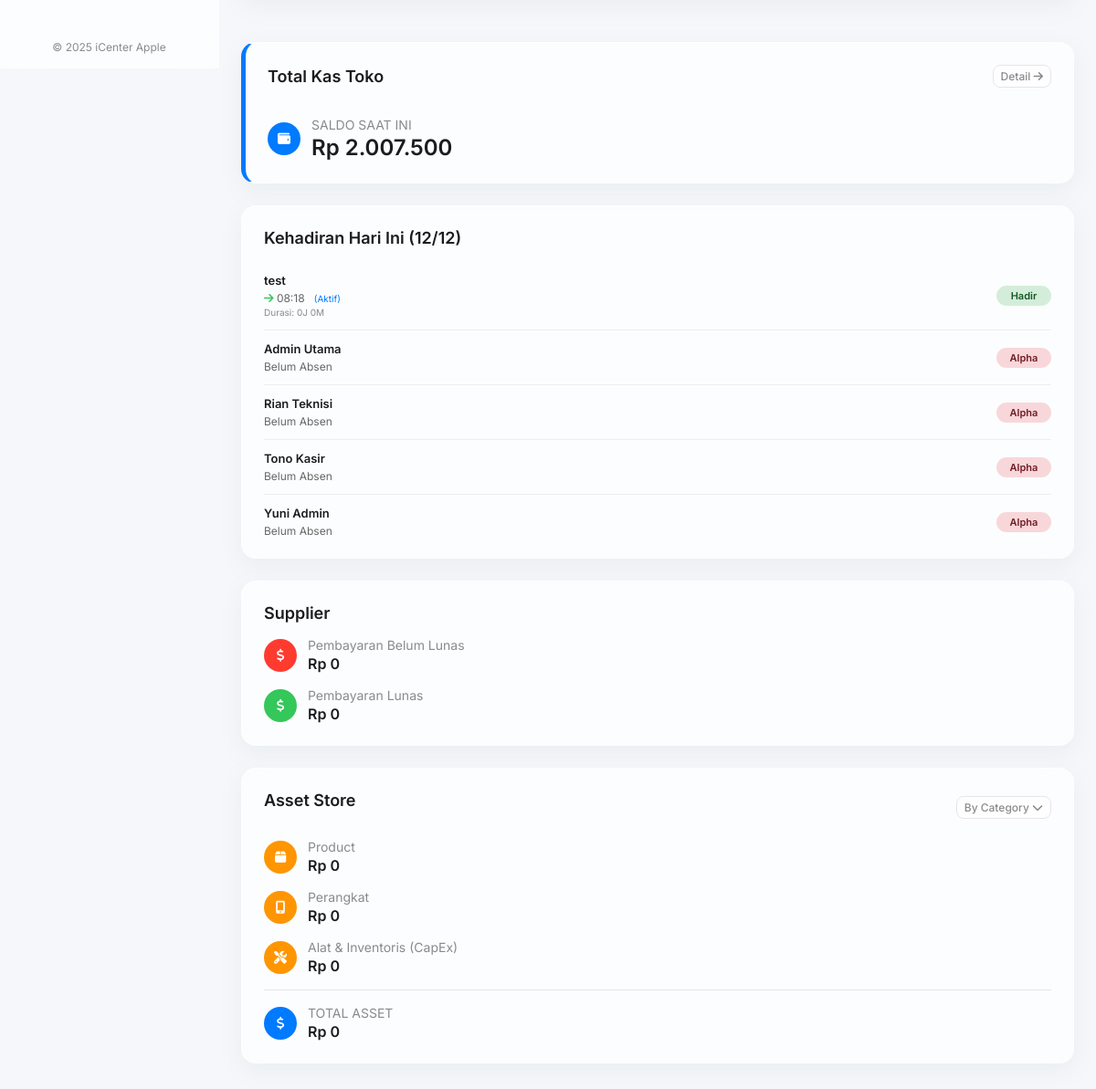
/index.php (signed in, lower part), run on an earlier commit of the app's database.
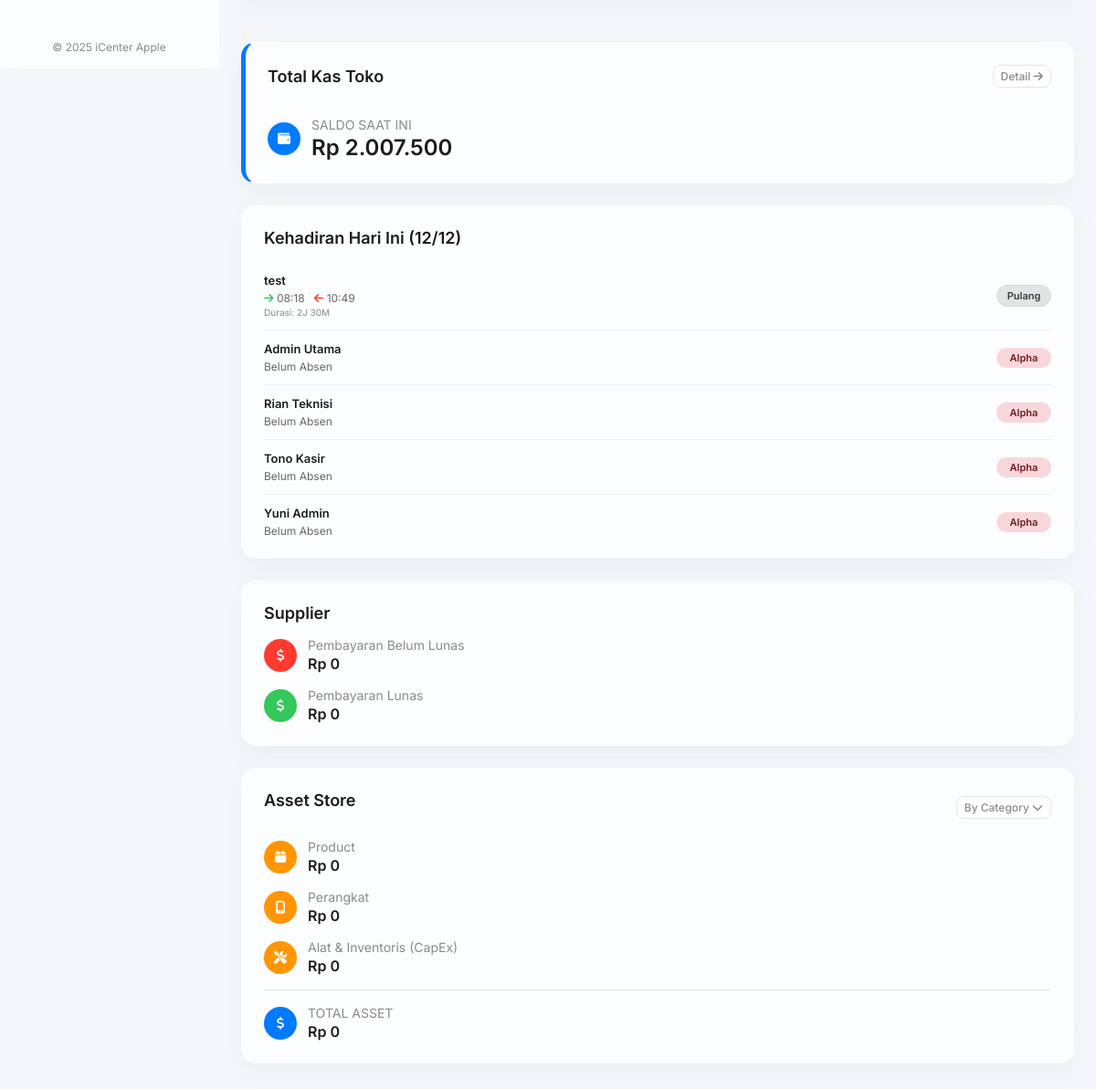
And on a later commit of the database.
### tables this page shows
CREATE TABLE `transaksi_kas` (
  `id` int(11) NOT NULL,
  `tanggal` datetime NOT NULL DEFAULT current_timestamp(),
  `jenis` enum('masuk','keluar') NOT NULL,
  `jumlah` decimal(15,2) NOT NULL,
  `saldo_terakhir` decimal(15,2) DEFAULT 0.00,
  `keterangan` varchar(255) NOT NULL
);

CREATE TABLE `absensi` (
  `id` int(11) NOT NULL,
  `user_id` bigint(20) UNSIGNED NOT NULL,
  `tanggal` date NOT NULL,
  `waktu_masuk` datetime NOT NULL,
  `waktu_keluar` datetime DEFAULT NULL,
  `created_at` timestamp NULL DEFAULT current_timestamp()
);

CREATE TABLE `users` (
  `id` bigint(20) UNSIGNED NOT NULL,
  `nama` varchar(100) DEFAULT NULL,
  `username` varchar(50) DEFAULT NULL,
  `password` text DEFAULT NULL,
  `role` varchar(20) DEFAULT NULL,
  `foto` varchar(255) DEFAULT NULL,
  `qr_token` varchar(255) DEFAULT NULL,
  `created_at` timestamp NULL DEFAULT current_timestamp()
);

### index.php (the view, shortened to what this page needs)
<?php
require_once 'includes/header.php';
$hari_ini = date('Y-m-d');
$saldo_kas_saat_ini = 0;
$result_saldo = $conn->query("SELECT saldo_terakhir FROM transaksi_kas ORDER BY id DESC LIMIT 1");
if ($result_saldo && $result_saldo->num_rows > 0) {
    $saldo_kas_saat_ini = $result_saldo->fetch_assoc()['saldo_terakhir'];
}
$absensi_list = [];
$sql_absen = "SELECT u.nama, u.role, a.waktu_masuk, a.waktu_keluar
              FROM users u
              LEFT JOIN absensi a ON u.id = a.user_id AND a.tanggal = '$hari_ini'
              WHERE u.role != 'owner'
              ORDER BY a.waktu_masuk DESC, u.nama ASC";
$res_absen = $conn->query($sql_absen);
if($res_absen) {
    while($row = $res_absen->fetch_assoc()) {
        $absensi_list[] = $row;
    }
}
?>
<div class="content-container">
    <div class="main-column">
    </div>
    <aside class="right-column">
        <div class="summary-card glass-effect" style="border-left: 5px solid var(--accent-primary);">
            <div class="summary-header">
                <h3 class="summary-title" style="margin-bottom: 0;">Total Kas Toko</h3>
                <a href="kas.php" class="btn btn-tertiary">Detail <i class="fas fa-arrow-right"></i></a>
            </div>
            <div class="summary-total" style="padding-top: 16px; border-top: none;">
                <div class="summary-icon" style="background-color: var(--accent-primary);">
                    <i class="fas fa-wallet"></i>
                </div>
                <div class="summary-text">
                    <p>SALDO SAAT INI</p>
                    <span style="font-size: 24px;">Rp <?php echo number_format($saldo_kas_saat_ini, 0, ',', '.'); ?></span>
                </div>
            </div>
        </div>
        <div class="summary-card glass-effect">
            <h3 class="summary-title">Kehadiran Hari Ini (<?php echo date('d/m'); ?>)</h3>
            <div style="max-height: 300px; overflow-y: auto;">
                <?php if(empty($absensi_list)): ?>
                    <p style="text-align: center; color: #888;">Tidak ada data karyawan.</p>
                <?php else: ?>
                    <?php foreach($absensi_list as $absen): ?>
                        <?php
                            $is_present = !empty($absen['waktu_masuk']);
                            $is_out = !empty($absen['waktu_keluar']);
                            $jam_masuk = $is_present ? date('H:i', strtotime($absen['waktu_masuk'])) : '-';
                            $jam_keluar = $is_out ? date('H:i', strtotime($absen['waktu_keluar'])) : '-';
                            $durasi_teks = '-';
                            if ($is_present) {
                                $start = new DateTime($absen['waktu_masuk']);
                                $end = $is_out ? new DateTime($absen['waktu_keluar']) : new DateTime();
                                $interval = $start->diff($end);
                                $durasi_teks = $interval->format('%hJ %iM');
                            }
                        ?>
                        <div class="absensi-item">
                            <div>
                                <div style="font-weight: 600; font-size: 13px;"><?php echo htmlspecialchars($absen['nama']); ?></div>
                                <div class="absensi-time">
                                    <?php if($is_present): ?>
                                        <i class="fas fa-arrow-right" style="color:var(--accent-success)"></i> <?php echo $jam_masuk; ?> &nbsp;
                                        <?php if($is_out): ?>
                                            <i class="fas fa-arrow-left" style="color:var(--accent-danger)"></i> <?php echo $jam_keluar; ?>
                                        <?php else: ?>
                                            <span style="color: var(--accent-primary); font-size: 10px;">(Aktif)</span>
                                        <?php endif; ?>
                                        <br>
                                        <span style="color: #888; font-size: 10px;">Durasi: <?php echo $durasi_teks; ?></span>
                                    <?php else: ?>
                                        Belum Absen
                                    <?php endif; ?>
                                </div>
                            </div>
                            <div>
                                <?php if (!$is_present): ?>
                                    <span class="absensi-status status-belum">Alpha</span>
                                <?php elseif ($is_out): ?>
                                    <span class="absensi-status status-pulang">Pulang</span>
                                <?php else: ?>
                                    <span class="absensi-status status-hadir">Hadir</span>
                                <?php endif; ?>
                            </div>
                        </div>
                    <?php endforeach; ?>
                <?php endif; ?>
            </div>
        </div>
        <div class="summary-card glass-effect">
            <h3 class="summary-title">Supplier</h3>
            <div class="summary-item">
                <div class="summary-icon" style="background-color: #ff3b30;">
                    <i class="fas fa-dollar-sign"></i>
                </div>
                <div class="summary-text">
                    <p>Pembayaran Belum Lunas</p>
                    <span>Rp 0</span>
                </div>
            </div>
            <div class="summary-item">
                <div class="summary-icon" style="background-color: #34c759;">
                    <i class="fas fa-dollar-sign"></i>
                </div>
                <div class="summary-text">
                    <p>Pembayaran Lunas</p>
                    <span>Rp 0</span>
                </div>
            </div>
        </div>
        <div class="summary-card glass-effect">
            <div class="summary-header">
                <h3 class="summary-title">Asset Store</h3>
                <button class="btn btn-tertiary">By Category <i class="fas fa-chevron-down"></i></button>
            </div>
            <div class="summary-item">
                <div class="summary-icon" style="background-color: #ff9500;">
                    <i class="fas fa-box"></i>
                </div>
                <div class="summary-text">
                    <p>Product</p>
                    <span>Rp 0</span>
                </div>
            </div>
             <div class="summary-item">
                <div class="summary-icon" style="background-color: #ff9500;">
                    <i class="fas fa-mobile-alt"></i>
                </div>
                <div class="summary-text">
                    <p>Perangkat</p>
                    <span>Rp 0</span>
                </div>
            </div>
            <div class="summary-item">
                <div class="summary-icon" style="background-color: #ff9500;">
                    <i class="fas fa-tools"></i>
                </div>
                <div class="summary-text">
                    <p>Alat & Inventoris (CapEx)</p>
                    <span>Rp 0</span>
                </div>
            </div>
            <div class="summary-total">
                <div class="summary-icon" style="background-color: #007aff;">
                    <i class="fas fa-dollar-sign"></i>
                </div>
                <div class="summary-text">
                    <p>TOTAL ASSET</p>
                    <span>Rp 0</span>
                </div>
            </div>
        </div>
    </aside>
</div>
<?php
require_once 'includes/footer.php';
?>

### includes/header.php (shortened to what this page needs)
<!DOCTYPE html>
<html lang="id">
<head>
    <link rel="stylesheet" href="assets/css/style.css">
    <link rel="stylesheet" href="https://cdnjs.cloudflare.com/ajax/libs/font-awesome/6.4.2/css/all.min.css">
</head>
<body>
    <div class="app-container">
        <aside class="sidebar">
            <nav class="sidebar-nav">
            </nav>
            <div class="sidebar-footer">
                <span>&copy; <?php echo date("Y"); ?> iCenter Apple</span>
            </div>
        </aside>
        <div class="main-wrapper">
            <main class="main-content">

### includes/footer.php (shortened to what this page needs)
            </main>
        </div>
    </div>
</body>
</html>

### assets/css/style.css (style rules this page uses)
:root { --bg-primary: #f5f7fa; --glass-bg: rgba(255, 255, 255, 0.7); --glass-border: rgba(255, 255, 255, 0.4); --shadow-color: rgba(149, 157, 165, 0.1); --text-primary: #1c1c1e; --text-secondary: #8a8a8e; --accent-primary: #007aff; --accent-success: #34c759; --accent-danger: #ff3b30; --accent-warning: #ff9500; --font-family: 'Inter', -apple-system, BlinkMacSystemFont, "Segoe UI", Roboto, Helvetica, Arial, sans-serif; --border-color: #e5e5ea; }
* { margin: 0; padding: 0; box-sizing: border-box; }
body { font-family: var(--font-family); background-color: var(--bg-primary); color: var(--text-primary); font-size: 14px; overflow-x: hidden; }
a { text-decoration: none; color: inherit; }
button { font-family: inherit; background: none; border: none; cursor: pointer; }
.glass-effect { background: var(--glass-bg); backdrop-filter: blur(15px); -webkit-backdrop-filter: blur(15px); border-radius: 16px; border: 1px solid var(--glass-border); box-shadow: 0 8px 24px 0 var(--shadow-color); }
.app-container { display: flex; position: relative; }
.sidebar { width: 240px; background: var(--glass-bg); backdrop-filter: blur(20px); -webkit-backdrop-filter: blur(20px); border-right: 1px solid var(--glass-border); display: flex; flex-direction: column; height: 100vh; position: fixed; top: 0; left: 0; z-index: 100; transition: transform 0.3s ease; }
.sidebar-nav { flex-grow: 1; overflow-y: auto; }
.sidebar-footer { padding: 16px; border-top: 1px solid var(--glass-border); color: var(--text-secondary); font-size: 12px; text-align: center; }
.main-wrapper { margin-left: 240px; width: calc(100% - 240px); display: flex; flex-direction: column; transition: margin-left 0.3s ease; }
.main-content { flex-grow: 1; padding: 24px; }
.content-container { display: flex; gap: 24px; }
.main-column { flex: 1; min-width: 0; }
.right-column { width: 320px; flex-shrink: 0; }
.btn { padding: 8px 16px; border-radius: 8px; font-weight: 500; transition: all 0.2s; border: 1px solid transparent; }
.btn-tertiary { background-color: rgba(255,255,255,0.5); border-color: var(--border-color); color: var(--text-secondary); font-size: 12px; padding: 4px 8px; }
.report-card, .summary-card { padding: 24px; margin-bottom: 24px; }
.report-title, .summary-title { font-size: 18px; font-weight: 600; margin-bottom: 16px; }
.summary-header { display: flex; justify-content: space-between; align-items: center; }
.summary-item, .summary-total { display: flex; align-items: center; gap: 12px; margin-top: 16px; }
.summary-icon { width: 36px; height: 36px; border-radius: 50%; display: flex; align-items: center; justify-content: center; color: #fff; flex-shrink: 0; }
.summary-text p { color: var(--text-secondary); margin-bottom: 2px; }
.summary-text span { font-weight: 600; font-size: 16px; }
.summary-total { border-top: 1px solid #e5e5ea; padding-top: 16px; }
@media (max-width: 1200px) { .content-container { flex-direction: column; } }
@media (max-width: 1200px) { .right-column { width: 100%; } }

### index.php (style rules this page uses)
.absensi-item { display: flex; justify-content: space-between; align-items: center; padding: 12px 0; border-bottom: 1px solid #eee; }
.absensi-item:last-child { border-bottom: none; }
.absensi-status { font-size: 11px; padding: 4px 8px; border-radius: 12px; font-weight: 600; display: inline-block; text-align: center; min-width: 60px; }
.status-pulang { background: #e2e3e5; color: #383d41; border: 1px solid #d6d8db; }
.status-belum { background: #f8d7da; color: #721c24; }
.absensi-time { font-size: 12px; color: #666; margin-top: 4px; }
.status-hadir { background: #d4edda; color: #155724; }

What changed in the data, as far as the page shows it:
changed absensi "test": waktu_keluar (not shown) → "10:49"; durasi_teks "0J 0M" → "2J 30M"; waktu_keluar "(Aktif) Hadir" → "Pulang"
